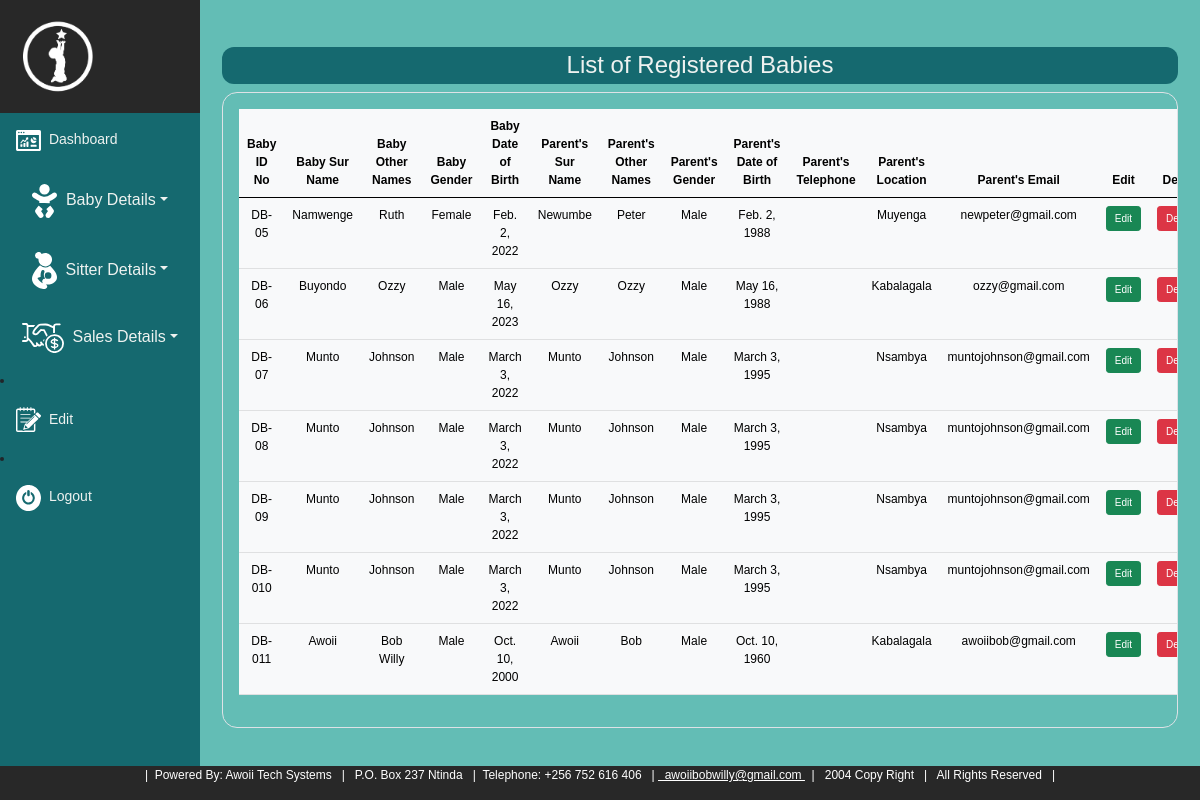
/babylist/ (signed in), run on the app's committed database.
### atsapp/models.py (models this page shows, shortened)
class Baby_Register(models.Model):
    babiz_sur_name = models.CharField(max_length=20)
    babiz_other_names = models.CharField(max_length=20)
    babiz_gender = models.CharField(max_length=20, choices=[('Male', 'Male'), ('Female', 'Female')])
    babiz_date_of_birth = models.DateField()
    parentz_sur_name = models.CharField(max_length=20)
    parentz_other_names = models.CharField(max_length=20)
    parentz_gender = models.CharField(max_length=20, choices=[('Male', 'Male'), ('Female', 'Female')])
    parentz_date_of_birth = models.DateField()
    parentz_telephone = models.IntegerField()
    parentz_address = models.CharField(max_length=50)
    parentz_email = models.EmailField(max_length=50)

### atsapp/views.py (the view)
# urls.py: path('babylist/', views.babyrecords, name='babylist'),
@login_required
def babyrecords (request):
    babylists = Baby_Register.objects.all()
    return render(request, 'atsapp/babylist.html', {'babylists':babylists})

### atsapp/templates/atsapp/babylist.html
{% extends 'atsapp/base.html' %}
{% load static %}
{% block content %}
<div class="container mt-4" style = "font-size: 12px; border-radius: 40px">
  <h4  class="infoheading">List of Registered Babies</h4>
  <div class="border p-3 overflow-scroll" style = "border-radius: 15px;">
    <table class="table table table-hover table-light">
      <thead>
        <tr>
          <th scope="col">Baby ID No</th>
          <th scope="col">Baby Sur Name</th>
          <th scope="col">Baby Other Names</th>
          <th scope="col">Baby Gender</th>
          <th scope="col">Baby Date of Birth</th>
          <th scope="col">Parent's Sur Name</th>
          <th scope="col">Parent's Other Names</th>
          <th scope="col">Parent's Gender</th>
          <th scope="col">Parent's Date of Birth</th>
          <th scope="col">Parent's Telephone</th>
          <th scope="col">Parent's Location</th>
          <th scope="col">Parent's Email</th>
          <th scope="col">Edit</th>
          <th scope="col">Delete</th>
        </tr>
      </thead>
      <tbody>
        {% for list in babylists %}
        <tr>
          <td>DB-0{{ list.id }}</td>
          <td>{{ list.babiz_sur_name }}</td>
          <td>{{ list.babiz_other_names }}</td>
          <td>{{ list.babiz_gender }}</td>
          <td>{{ list.babiz_date_of_birth }}</td>
          <td>{{ list.parentz_sur_name }}</td>
          <td>{{ list.parentz_other_names }}</td>
          <td>{{ list.parentz_gender }}</td>
          <td>{{ list.parentz_date_of_birth }}</td>
          <td>{{ list.parentz_telephonee }}</td>
          <td>{{ list.parentz_address }}</td>
          <td>{{ list.parentz_email }}</td>
          <td><a class = "btn btn-sm btn-success" href="{% url 'editbabies' list.id %}" style = "font-size: 10px;">Edit</a></td>
          <td><a class = "btn btn-sm btn-danger" href= "{% url 'deletbabies' list.id %}" style = "font-size: 10px;">Delete</a></td>
        </tr>
        {% endfor %}
      </tbody>
    </table>
</div>
</div>
{% endblock %}

### atsapp/static/atsapp/css/stail.css (style rules this page uses)
body { margin: 0; font-family: Arial, Helvetica, sans-serif; background-color: rgb(99, 189, 181); font-size: 14px; }
.container { position: relative; text-align: center; color: white; }
.infoheading { background-color:rgb(21, 105, 111); border-radius: 12px; text-align: center; padding: 4px; text-align: center; color: rgb(238, 242, 240); margin-top: 20px; }
.container { padding: 2px 6px; }

### data on the page
Baby_Register: id "5", babiz_sur_name "Namwenge", babiz_other_names "Ruth", babiz_gender "Female", babiz_date_of_birth "Feb. 2, 2022", parentz_sur_name "Newumbe", parentz_other_names "Peter", parentz_gender "Male", parentz_date_of_birth "Feb. 2, 1988", parentz_address "Muyenga", parentz_email "newpeter@gmail.com"
Baby_Register: id "6", babiz_sur_name "Buyondo", babiz_other_names "Ozzy", babiz_gender "Male", babiz_date_of_birth "May 16, 2023", parentz_sur_name "Ozzy", parentz_other_names "Ozzy", parentz_gender "Male", parentz_date_of_birth "May 16, 1988", parentz_address "Kabalagala", parentz_email "ozzy@gmail.com"
Baby_Register: id "7", babiz_sur_name "Munto", babiz_other_names "Johnson", babiz_gender "Male", babiz_date_of_birth "March 3, 2022", parentz_sur_name "Munto", parentz_other_names "Johnson", parentz_gender "Male", parentz_date_of_birth "March 3, 1995", parentz_address "Nsambya", parentz_email "muntojohnson@gmail.com"
Baby_Register: id "8", babiz_sur_name "Munto", babiz_other_names "Johnson", babiz_gender "Male", babiz_date_of_birth "March 3, 2022", parentz_sur_name "Munto", parentz_other_names "Johnson", parentz_gender "Male", parentz_date_of_birth "March 3, 1995", parentz_address "Nsambya", parentz_email "muntojohnson@gmail.com"
Baby_Register: id "9", babiz_sur_name "Munto", babiz_other_names "Johnson", babiz_gender "Male", babiz_date_of_birth "March 3, 2022", parentz_sur_name "Munto", parentz_other_names "Johnson", parentz_gender "Male", parentz_date_of_birth "March 3, 1995", parentz_address "Nsambya", parentz_email "muntojohnson@gmail.com"
Baby_Register: id "10", babiz_sur_name "Munto", babiz_other_names "Johnson", babiz_gender "Male", babiz_date_of_birth "March 3, 2022", parentz_sur_name "Munto", parentz_other_names "Johnson", parentz_gender "Male", parentz_date_of_birth "March 3, 1995", parentz_address "Nsambya", parentz_email "muntojohnson@gmail.com"
Baby_Register: id "11", babiz_sur_name "Awoii", babiz_other_names "Bob Willy", babiz_gender "Male", babiz_date_of_birth "Oct. 10, 2000", parentz_sur_name "Awoii", parentz_other_names "Bob", parentz_gender "Male", parentz_date_of_birth "Oct. 10, 1960", parentz_address "Kabalagala", parentz_email "awoiibob@gmail.com"
